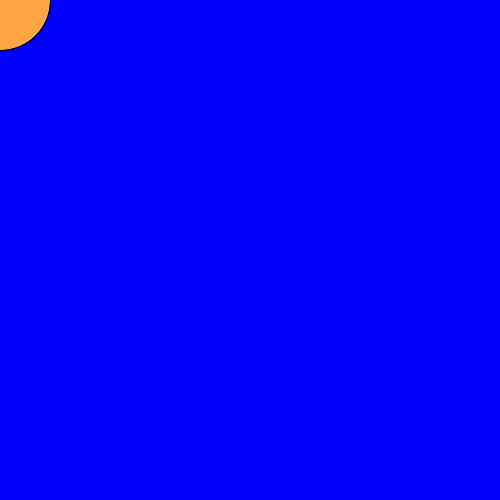
Frame 1 (no input)
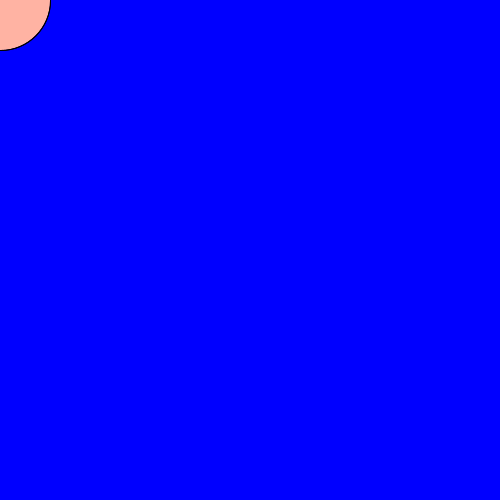
Frame 60 (the mouse pressed at the canvas centre just before this capture)
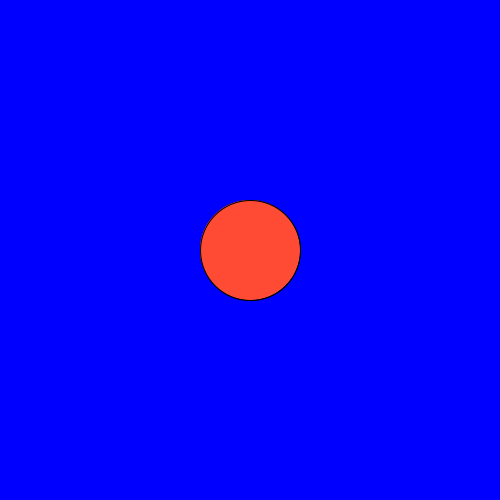
Frame 120 (the mouse held since frame 60 and released just before this capture)

The Processing sketch that drew these frames (run headless with seeded random() and noise(); from frame 60 on, the mouse is pressed at the canvas centre):

// Processing sketch: processing_134635
// ── processing_134635.pde

/* Douglas Tran Feb 17 Creative Computing Rory Solomon */


void setup() {
  size (500, 500);
}

void draw() {
  background (0, 0, 255);
  float value = 250;
  float m = map(125, 0, 250, 0, 500);
  float color1;
  float color2;
  float color3;

  color1 = (random(255, 0));
  color2 = (random(0, 255));
  color3 = (random(0, 255));

  fill (color1, color2, color3);
  ellipse (mouseX, mouseY, 100, 100);
  fill (color1, color2, color3);
  ellipse (mouseY, mouseX, 100, 100);
}
